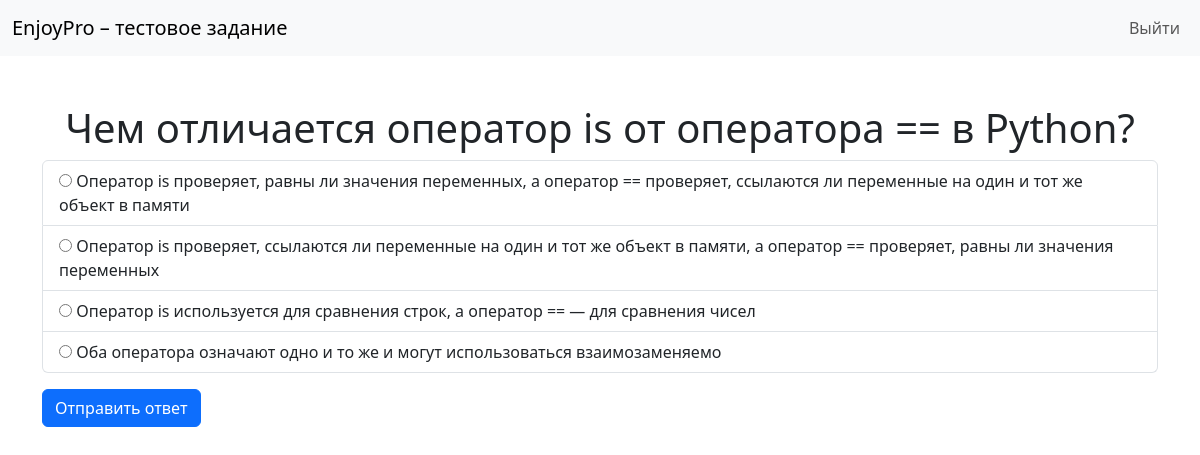
The page /quiz/questions/3/ (signed in) on the database its author committed.
### quiz/models.py (models this page shows, shortened)
class Question(models.Model):
    text = models.CharField(max_length=255, verbose_name="Текст вопроса")

class Answer(models.Model):
    question = models.ForeignKey(
        Question, related_name="answers", on_delete=models.CASCADE
    )
    text = models.CharField(max_length=255, verbose_name="Текст ответа")
    is_correct = models.BooleanField(default=False, verbose_name="Правильный ответ")

### quiz/views.py (the view, shortened to what this page needs)
# urls.py: path('quiz/questions/<int:pk>/', views.question_detail, name='question_detail'),
@login_required
def question_detail(request, pk):
    question = get_object_or_404(Question, pk=pk)
    if "quiz_id" not in request.session:
        request.session["quiz_id"] = str(uuid.uuid4())
    return render(request, "question_detail.html", {"question": question})

### templates/question_detail.html (shortened to what this page needs)
{% extends 'base.html' %}
{% block content %}
    <h1 class="text-center">{{ question.text }}</h1>
    <form method="post">
        <div class="list-group">
            {% for answer in question.answers.all %}
                <label class="list-group-item">
                    <input type="radio" name="answer" value="{{ answer.id }}"> {{ answer.text }}
                </label>
            {% endfor %}
        </div>
        <button type="submit" class="btn btn-primary mt-3">Отправить ответ</button>
    </form>
{% endblock %}

### templates/base.html (shortened to what this page needs)
<!DOCTYPE html>
<html lang="en">
<head>
    <link href="https://cdn.jsdelivr.net/npm/bootstrap@5.3.0-alpha3/dist/css/bootstrap.min.css" rel="stylesheet">
</head>
<body>
    <nav class="navbar navbar-expand-lg navbar-light bg-light">
        <div class="container-fluid">
            <a class="navbar-brand" href="{% url 'question_list' %}">EnjoyPro – тестовое задание</a>
            <div class="collapse navbar-collapse" id="navbarSupportedContent">
                <ul class="navbar-nav ms-auto mb-2 mb-lg-0">
                    {% if user.is_authenticated %}
                        <li class="nav-item">
                            <form method="post" action="{% url 'logout' %}">
                                <button type="submit" class="btn btn-link nav-link">Выйти</button>
                            </form>
                        </li>
                    {% else %}
                        <li class="nav-item">
                            <a class="nav-link" href="{% url 'login' %}">Войти</a>
                        </li>
                    {% endif %}
                </ul>
            </div>
        </div>
    </nav>
    <div class="container mt-5">
        {% block content %}
        {% endblock %}
    </div>
</body>
</html>

### rows shown on the page
Question: text "Чем отличается оператор is от оператора == в Python?"
Answer: text "Оператор is проверяет, равны ли значения переменных, а оператор == проверяет, ссылаются ли переменные на один и тот же объект в памяти"
Answer: text "Оператор is проверяет, ссылаются ли переменные на один и тот же объект в памяти, а оператор == проверяет, равны ли значения переменных"
Answer: text "Оператор is используется для сравнения строк, а оператор == — для сравнения чисел"
Answer: text "Оба оператора означают одно и то же и могут использоваться взаимозаменяемо"
